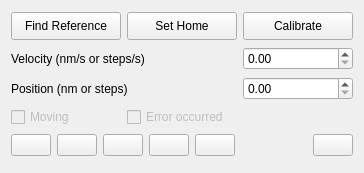
<?xml version="1.0" encoding="UTF-8"?>
<ui version="4.0">
 <class>Stage1D</class>
 <widget class="QWidget" name="Stage1D">
  <property name="geometry">
   <rect>
    <x>0</x>
    <y>0</y>
    <width>362</width>
    <height>173</height>
   </rect>
  </property>
  <property name="sizePolicy">
   <sizepolicy hsizetype="Fixed" vsizetype="Fixed">
    <horstretch>0</horstretch>
    <verstretch>0</verstretch>
   </sizepolicy>
  </property>
  <property name="contextMenuPolicy">
   <enum>Qt::NoContextMenu</enum>
  </property>
  <property name="windowTitle">
   <string>1D Positioner Control</string>
  </property>
  <property name="locale">
   <locale language="English" country="UnitedStates"/>
  </property>
  <layout class="QVBoxLayout" name="verticalLayout">
   <item>
    <layout class="QHBoxLayout" name="horizontalLayout_2">
     <item>
      <widget class="QPushButton" name="ButtonReference">
       <property name="minimumSize">
        <size>
         <width>110</width>
         <height>28</height>
        </size>
       </property>
       <property name="text">
        <string>Find Reference</string>
       </property>
       <property name="icon">
        <iconset resource="../QModules.qrc">
         <normaloff>:/QModules/icons/Merge-short_arrows_2.png</normaloff>:/QModules/icons/Merge-short_arrows_2.png</iconset>
       </property>
       <property name="iconSize">
        <size>
         <width>20</width>
         <height>20</height>
        </size>
       </property>
      </widget>
     </item>
     <item>
      <widget class="QPushButton" name="ButtonSetHome">
       <property name="minimumSize">
        <size>
         <width>110</width>
         <height>28</height>
        </size>
       </property>
       <property name="text">
        <string>Set Home</string>
       </property>
       <property name="icon">
        <iconset resource="../QModules.qrc">
         <normaloff>:/QModules/icons/Set-home.svg</normaloff>:/QModules/icons/Set-home.svg</iconset>
       </property>
       <property name="iconSize">
        <size>
         <width>20</width>
         <height>20</height>
        </size>
       </property>
      </widget>
     </item>
     <item>
      <widget class="QPushButton" name="ButtonCalibrate">
       <property name="minimumSize">
        <size>
         <width>110</width>
         <height>28</height>
        </size>
       </property>
       <property name="text">
        <string>Calibrate</string>
       </property>
       <property name="icon">
        <iconset resource="../QModules.qrc">
         <normaloff>:/QModules/icons/Measure.svg</normaloff>:/QModules/icons/Measure.svg</iconset>
       </property>
       <property name="iconSize">
        <size>
         <width>20</width>
         <height>20</height>
        </size>
       </property>
      </widget>
     </item>
    </layout>
   </item>
   <item>
    <layout class="QHBoxLayout" name="horizontalLayout_4">
     <item>
      <widget class="QLabel" name="LVelocity">
       <property name="text">
        <string>Velocity (nm/s or steps/s)</string>
       </property>
      </widget>
     </item>
     <item>
      <spacer name="horizontalSpacer_2">
       <property name="orientation">
        <enum>Qt::Horizontal</enum>
       </property>
       <property name="sizeHint" stdset="0">
        <size>
         <width>0</width>
         <height>0</height>
        </size>
       </property>
      </spacer>
     </item>
     <item>
      <widget class="QDoubleSpinBox" name="SBVelocity">
       <property name="minimumSize">
        <size>
         <width>110</width>
         <height>0</height>
        </size>
       </property>
       <property name="keyboardTracking">
        <bool>false</bool>
       </property>
       <property name="showGroupSeparator" stdset="0">
        <bool>true</bool>
       </property>
       <property name="stepType">
        <enum>QAbstractSpinBox::AdaptiveDecimalStepType</enum>
       </property>
      </widget>
     </item>
    </layout>
   </item>
   <item>
    <layout class="QHBoxLayout" name="horizontalLayout_3">
     <item>
      <widget class="QLabel" name="LPosition">
       <property name="text">
        <string>Position (nm or steps)</string>
       </property>
      </widget>
     </item>
     <item>
      <spacer name="horizontalSpacer_3">
       <property name="orientation">
        <enum>Qt::Horizontal</enum>
       </property>
       <property name="sizeHint" stdset="0">
        <size>
         <width>0</width>
         <height>0</height>
        </size>
       </property>
      </spacer>
     </item>
     <item>
      <widget class="QDoubleSpinBox" name="SBPosition">
       <property name="minimumSize">
        <size>
         <width>110</width>
         <height>0</height>
        </size>
       </property>
       <property name="keyboardTracking">
        <bool>false</bool>
       </property>
       <property name="showGroupSeparator" stdset="0">
        <bool>true</bool>
       </property>
       <property name="stepType">
        <enum>QAbstractSpinBox::AdaptiveDecimalStepType</enum>
       </property>
      </widget>
     </item>
    </layout>
   </item>
   <item>
    <layout class="QHBoxLayout" name="horizontalLayout_5">
     <item>
      <widget class="QCheckBox" name="CBMoving">
       <property name="enabled">
        <bool>false</bool>
       </property>
       <property name="sizePolicy">
        <sizepolicy hsizetype="Fixed" vsizetype="Fixed">
         <horstretch>0</horstretch>
         <verstretch>0</verstretch>
        </sizepolicy>
       </property>
       <property name="minimumSize">
        <size>
         <width>110</width>
         <height>0</height>
        </size>
       </property>
       <property name="text">
        <string>Moving</string>
       </property>
      </widget>
     </item>
     <item>
      <widget class="QCheckBox" name="CBErrorState">
       <property name="enabled">
        <bool>false</bool>
       </property>
       <property name="sizePolicy">
        <sizepolicy hsizetype="Fixed" vsizetype="Fixed">
         <horstretch>0</horstretch>
         <verstretch>0</verstretch>
        </sizepolicy>
       </property>
       <property name="minimumSize">
        <size>
         <width>110</width>
         <height>0</height>
        </size>
       </property>
       <property name="text">
        <string>Error occurred</string>
       </property>
      </widget>
     </item>
     <item>
      <spacer name="horizontalSpacer_4">
       <property name="orientation">
        <enum>Qt::Horizontal</enum>
       </property>
       <property name="sizeHint" stdset="0">
        <size>
         <width>40</width>
         <height>20</height>
        </size>
       </property>
      </spacer>
     </item>
    </layout>
   </item>
   <item>
    <layout class="QHBoxLayout" name="horizontalLayout">
     <item>
      <widget class="QPushButton" name="ButtonFirst">
       <property name="sizePolicy">
        <sizepolicy hsizetype="Fixed" vsizetype="Fixed">
         <horstretch>0</horstretch>
         <verstretch>0</verstretch>
        </sizepolicy>
       </property>
       <property name="toolTip">
        <string>Move to negative end</string>
       </property>
       <property name="text">
        <string/>
       </property>
       <property name="icon">
        <iconset resource="../QModules.qrc">
         <normaloff>:/QModules/icons/Go-first.svg</normaloff>:/QModules/icons/Go-first.svg</iconset>
       </property>
       <property name="iconSize">
        <size>
         <width>28</width>
         <height>28</height>
        </size>
       </property>
       <property name="autoRepeat">
        <bool>true</bool>
       </property>
      </widget>
     </item>
     <item>
      <widget class="QPushButton" name="ButtonLeft">
       <property name="sizePolicy">
        <sizepolicy hsizetype="Fixed" vsizetype="Fixed">
         <horstretch>0</horstretch>
         <verstretch>0</verstretch>
        </sizepolicy>
       </property>
       <property name="toolTip">
        <string>Move in negative direction</string>
       </property>
       <property name="text">
        <string/>
       </property>
       <property name="icon">
        <iconset resource="../QModules.qrc">
         <normaloff>:/QModules/icons/Go-previous.svg</normaloff>:/QModules/icons/Go-previous.svg</iconset>
       </property>
       <property name="iconSize">
        <size>
         <width>28</width>
         <height>28</height>
        </size>
       </property>
      </widget>
     </item>
     <item>
      <widget class="QPushButton" name="ButtonHome">
       <property name="sizePolicy">
        <sizepolicy hsizetype="Fixed" vsizetype="Fixed">
         <horstretch>0</horstretch>
         <verstretch>0</verstretch>
        </sizepolicy>
       </property>
       <property name="toolTip">
        <string>Go to home position</string>
       </property>
       <property name="text">
        <string/>
       </property>
       <property name="icon">
        <iconset resource="../QModules.qrc">
         <normaloff>:/QModules/icons/Go-home-2.svg</normaloff>:/QModules/icons/Go-home-2.svg</iconset>
       </property>
       <property name="iconSize">
        <size>
         <width>28</width>
         <height>28</height>
        </size>
       </property>
      </widget>
     </item>
     <item>
      <widget class="QPushButton" name="ButtonRight">
       <property name="sizePolicy">
        <sizepolicy hsizetype="Fixed" vsizetype="Fixed">
         <horstretch>0</horstretch>
         <verstretch>0</verstretch>
        </sizepolicy>
       </property>
       <property name="toolTip">
        <string>Move in positive direction</string>
       </property>
       <property name="text">
        <string/>
       </property>
       <property name="icon">
        <iconset resource="../QModules.qrc">
         <normaloff>:/QModules/icons/Go-next.svg</normaloff>:/QModules/icons/Go-next.svg</iconset>
       </property>
       <property name="iconSize">
        <size>
         <width>28</width>
         <height>28</height>
        </size>
       </property>
      </widget>
     </item>
     <item>
      <widget class="QPushButton" name="ButtonLast">
       <property name="sizePolicy">
        <sizepolicy hsizetype="Fixed" vsizetype="Fixed">
         <horstretch>0</horstretch>
         <verstretch>0</verstretch>
        </sizepolicy>
       </property>
       <property name="toolTip">
        <string>Move to positive end</string>
       </property>
       <property name="text">
        <string/>
       </property>
       <property name="icon">
        <iconset resource="../QModules.qrc">
         <normaloff>:/QModules/icons/Go-last.svg</normaloff>:/QModules/icons/Go-last.svg</iconset>
       </property>
       <property name="iconSize">
        <size>
         <width>28</width>
         <height>28</height>
        </size>
       </property>
       <property name="autoRepeat">
        <bool>true</bool>
       </property>
      </widget>
     </item>
     <item>
      <spacer name="horizontalSpacer">
       <property name="orientation">
        <enum>Qt::Horizontal</enum>
       </property>
       <property name="sizeHint" stdset="0">
        <size>
         <width>40</width>
         <height>20</height>
        </size>
       </property>
      </spacer>
     </item>
     <item>
      <widget class="QPushButton" name="ButtonStop">
       <property name="sizePolicy">
        <sizepolicy hsizetype="Fixed" vsizetype="Fixed">
         <horstretch>0</horstretch>
         <verstretch>0</verstretch>
        </sizepolicy>
       </property>
       <property name="toolTip">
        <string>Stop movement</string>
       </property>
       <property name="text">
        <string/>
       </property>
       <property name="icon">
        <iconset resource="../QModules.qrc">
         <normaloff>:/QModules/icons/Dialog-STOP.svg</normaloff>:/QModules/icons/Dialog-STOP.svg</iconset>
       </property>
       <property name="iconSize">
        <size>
         <width>28</width>
         <height>28</height>
        </size>
       </property>
      </widget>
     </item>
    </layout>
   </item>
  </layout>
  <action name="action_Stop_current_action">
   <property name="icon">
    <iconset resource="../QModules.qrc">
     <normaloff>:/QModules/icons/Dialog-STOP.svg</normaloff>:/QModules/icons/Dialog-STOP.svg</iconset>
   </property>
   <property name="text">
    <string>Stop</string>
   </property>
   <property name="toolTip">
    <string>Stop</string>
   </property>
   <property name="shortcut">
    <string>Esc</string>
   </property>
  </action>
 </widget>
 <tabstops>
  <tabstop>ButtonReference</tabstop>
  <tabstop>ButtonSetHome</tabstop>
  <tabstop>ButtonCalibrate</tabstop>
  <tabstop>SBVelocity</tabstop>
  <tabstop>SBPosition</tabstop>
  <tabstop>CBMoving</tabstop>
  <tabstop>CBErrorState</tabstop>
  <tabstop>ButtonFirst</tabstop>
  <tabstop>ButtonLeft</tabstop>
  <tabstop>ButtonHome</tabstop>
  <tabstop>ButtonRight</tabstop>
  <tabstop>ButtonLast</tabstop>
  <tabstop>ButtonStop</tabstop>
 </tabstops>
 <resources>
  <include location="../QModules.qrc"/>
 </resources>
 <connections/>
</ui>
